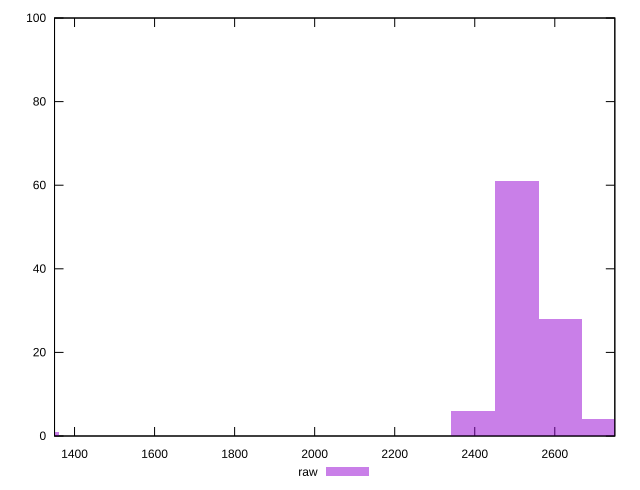

This figure's gnuplot source:
reset

$raw <<EOF
2396.1821434332014 6
2505.0995135892563 61
2614.0168837453107 28
2722.9342539013655 4
1307.0084418726553 1
EOF

set key outside below
set boxwidth 108.91737015605462
set xrange [1350:2750]
set yrange [0:100]
set trange [0:100]
set style fill transparent solid 0.5 noborder
set terminal svg size 640, 490 enhanced background rgb 'white'
set output "report_00017_2021-02-10T15-08-03.406Z/uses-text-compression/samples/pages+cached+noadtech+nomedia/raw/histogram.svg"

plot $raw title "raw" with boxes

reset
